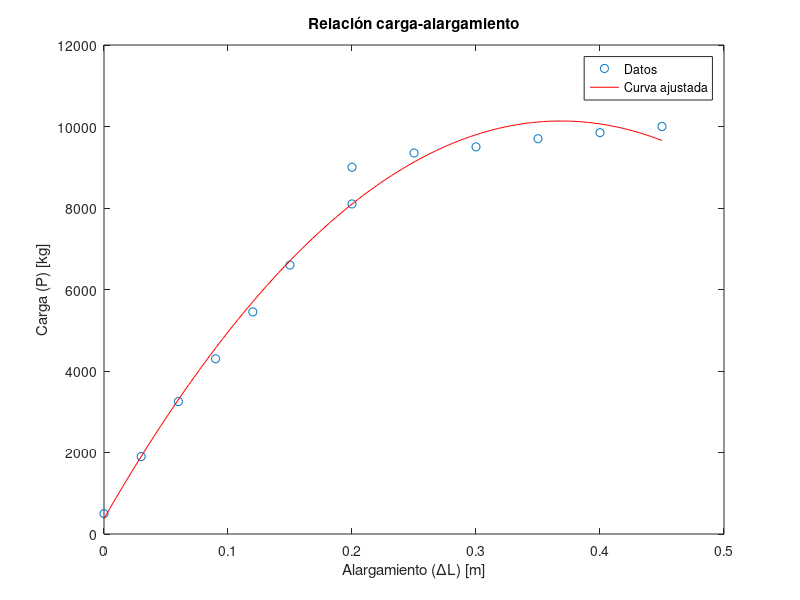

Here is the MATLAB script that generated this plot:
% Datos
delta_L = [0 3 6 9 12 15 20 20 25 30 35 40 45] * 1e-2; % Convertir a metros
P = [500 1900 3250 4300 5450 6600 8100 9000 9350 9500 9700 9850 10000];

% Graficar los puntos
figure;
plot(delta_L, P, 'o');
xlabel('Alargamiento (\DeltaL) [m]');
ylabel('Carga (P) [kg]');
title('Relación carga-alargamiento');

% Ajuste de curva
% Aquí puedes seleccionar un ajuste adecuado para tus datos, por ejemplo, una curva cuadrática:
% Ajuste polinómico de 2do grado
A = [delta_L'.^2 delta_L' ones(length(delta_L), 1)];
coef_polinomial = A\P';
fprintf('Coeficientes del ajuste polinomial de 2do grado: a = %f, b = %f, c = %f\n', coef_polinomial(1), coef_polinomial(2), coef_polinomial(3));

% Graficar la curva ajustada
x_vals = linspace(min(delta_L), max(delta_L), 100);
y_vals = coef_polinomial(1) * x_vals.^2 + coef_polinomial(2) * x_vals + coef_polinomial(3);
hold on;
plot(x_vals, y_vals, 'r');
legend('Datos', 'Curva ajustada');
hold off;

% Predicción del alargamiento para una carga de 7 toneladas
carga_deseada = 7 * 1000; % Convertir toneladas a kg
deltaL_pred = polyval(coef_polinomial, carga_deseada);
fprintf('El alargamiento correspondiente a una carga de 7 toneladas es: %f m\n', deltaL_pred);

